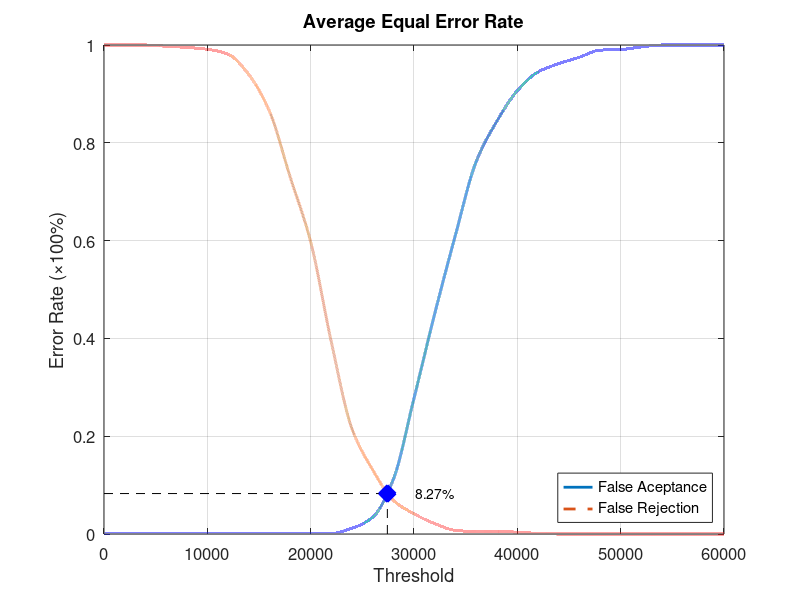
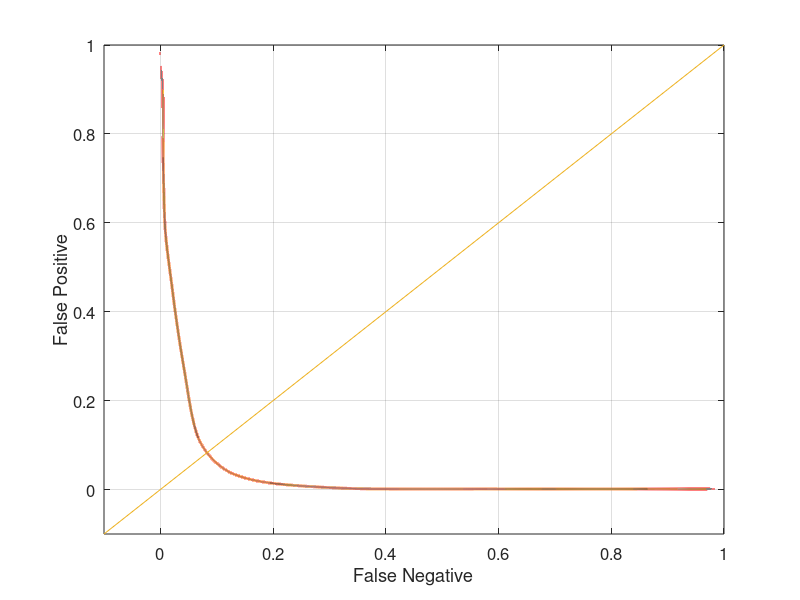

Here is the MATLAB script that generated these plots, in order:
function yEER = Experiment3Average
close all;
clear;
clc;
x = 0:2000:60000;
xq = 0:0.5:60000;

y0 = [0 0.00131579 0.00131579 0.00131579 0.00131579 0.00131579 0.00131579 0.00131579 0.00131579 0.00131579 0.00131579 0.00131579 0.0118421 0.0342105 0.111842 0.277632 0.45 0.610526 0.760526 0.843421 0.906579 0.944737 0.961842 0.975 0.989474 0.990789 0.996053 1 1 1 1];
yy0 = interp1(x, y0, xq, 'pchip');
y1 = [1 1 1 0.9975 0.995 0.99125 0.98125 0.94 0.865 0.73125 0.5975 0.3925 0.215 0.13125 0.06875 0.04125 0.02125 0.0075 0.005 0.005 0.00375 0.00125 0 0 0 0 0 0 0 0 0];
yy1 = interp1(x, y1, xq, 'pchip');

% Calculating EER: 
y2 = abs(y0 - y1);
find(y2 == min(y2))
yy2 = abs(yy0 - yy1);
xEER = find(yy2 == min(yy2));
xEERIndex = xq(xEER) % X-axis EER
yEER = yy0(xEER) % Y-axis EER

main = figure
plot(xq, yy0,'-','LineWidth', 2);	hold on
plot(xq, yy1,'--','LineWidth', 2);	hold on
plot([xEERIndex xEERIndex], [0 yEER], 'k--');	hold on
plot([0 xEERIndex], [yEER yEER], 'k--');	hold on
plot(xEERIndex, yEER, 'bx', 'LineWidth', 10);	hold on
text(xEERIndex + 10 * xEERIndex / 100, yEER, [num2str(round((10000 * yEER)) / 100) '%'])
legend('False Aceptance', 'False Rejection', 'Location', 'SouthEast')
xlabel('Threshold')
ylabel('Error Rate (\times100%)')
title('Average Equal Error Rate')
set(gca, 'FontSize', 12)
axis([0 60000 0 1])
grid on

print(main, 'Experiment3AverageMain', '-dpng');
FNRxFPR = figure('Color', [1 1 1]);
plot(yy1, yy0, '-', yy1, yy0, 'LineWidth', 2);
hold on
y = -0.1:0.1:1
plot(y, y); 
set(gca, 'FontSize', 12)
xlabel('False Negative')
ylabel('False Positive')
axis([-0.1 1 -0.1 1])
set(gca, 'FontSize', 12)
grid on

print(FNRxFPR, 'Experiment3AverageFNRxFPR','-dpng');
end
